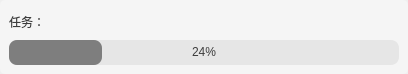
<?xml version="1.0" encoding="UTF-8"?>
<ui version="4.0">
 <class>taskDialog</class>
 <widget class="QDialog" name="taskDialog">
  <property name="geometry">
   <rect>
    <x>0</x>
    <y>0</y>
    <width>408</width>
    <height>74</height>
   </rect>
  </property>
  <property name="windowTitle">
   <string>Dialog</string>
  </property>
  <property name="styleSheet">
   <string notr="true">QFrame {
	background-color: rgb(245, 245, 245);
	border-radius: 5px;
}
QLabel {
	color: rgb(60, 60, 60);
}
QProgressBar {
	color: rgb(60, 60, 60);
	background-color: rgb(230, 230, 230);
	text-align: center;
	border-radius: 8px;
}
QProgressBar:chunk {
	background-color: rgb(126, 126, 126);
	border-radius: 8px;
}</string>
  </property>
  <layout class="QVBoxLayout" name="verticalLayout">
   <property name="leftMargin">
    <number>0</number>
   </property>
   <property name="topMargin">
    <number>0</number>
   </property>
   <property name="rightMargin">
    <number>0</number>
   </property>
   <property name="bottomMargin">
    <number>0</number>
   </property>
   <item>
    <widget class="QFrame" name="frame">
     <property name="frameShape">
      <enum>QFrame::StyledPanel</enum>
     </property>
     <property name="frameShadow">
      <enum>QFrame::Raised</enum>
     </property>
     <layout class="QVBoxLayout" name="verticalLayout_2">
      <item>
       <widget class="QLabel" name="titleLabel">
        <property name="sizePolicy">
         <sizepolicy hsizetype="Preferred" vsizetype="Expanding">
          <horstretch>0</horstretch>
          <verstretch>1</verstretch>
         </sizepolicy>
        </property>
        <property name="minimumSize">
         <size>
          <width>0</width>
          <height>0</height>
         </size>
        </property>
        <property name="text">
         <string>任务：</string>
        </property>
       </widget>
      </item>
      <item>
       <widget class="QProgressBar" name="progressBar">
        <property name="sizePolicy">
         <sizepolicy hsizetype="Expanding" vsizetype="Expanding">
          <horstretch>0</horstretch>
          <verstretch>1</verstretch>
         </sizepolicy>
        </property>
        <property name="value">
         <number>24</number>
        </property>
        <property name="textVisible">
         <bool>true</bool>
        </property>
       </widget>
      </item>
     </layout>
    </widget>
   </item>
  </layout>
 </widget>
 <resources/>
 <connections/>
</ui>
